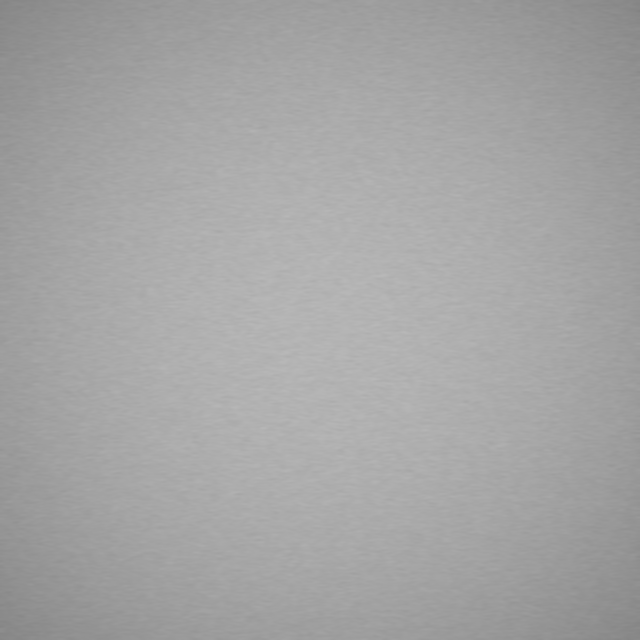
#> input picture data/samples/sample_01_clean.png, 640 x 640 px; its folder holds only this picture in this run
$ python -i classical_engine.py   (imports and definitions only)   (older library calls are emulated)
#> lines starting #> are read from the running program, lines starting #| are printed output that depends on the picture
"""
Classical Morphological and Gradient-Based Defect Detection Engine.
Extracts edge contours, morphological gradients, and candidate defect regions.
"""

from dataclasses import dataclass
from typing import List, Tuple, Optional
import cv2
import numpy as np

from vision_inspect.config import ClassicalDetectionConfig


@dataclass
class ClassicalDetectionResult:
    """Output container for classical detection stage."""
    binary_mask: np.ndarray
    gradient_magnitude: np.ndarray
    adaptive_mask: np.ndarray
    candidate_contours: List[np.ndarray]
    candidate_boxes: List[Tuple[int, int, int, int]]  # (x, y, w, h)


class MorphologicalEngine:
    """
    Detects high-frequency anomalies, cracks, scratches, and pitting using
    differential operators, adaptive binarization, and mathematical morphology.
    """

    def __init__(self, config: Optional[ClassicalDetectionConfig] = None):
        self.config = config or ClassicalDetectionConfig()

    # [99 lines left out: functions compute_gradient, adaptive_threshold, morphological_refinement, detect, not called in this run]

>>> import cv2
>>> picture = cv2.imread('../data/samples/sample_01_clean.png')
#> picture is the input picture: shape (640, 640, 3); min 130, max 184, mean 164.5
>>> result = MorphologicalEngine().detect(picture)
#> in compute_gradient, `grad_x = cv2.Sobel(image, cv2.CV_32F, 1, 0, ksize=ksize)`:
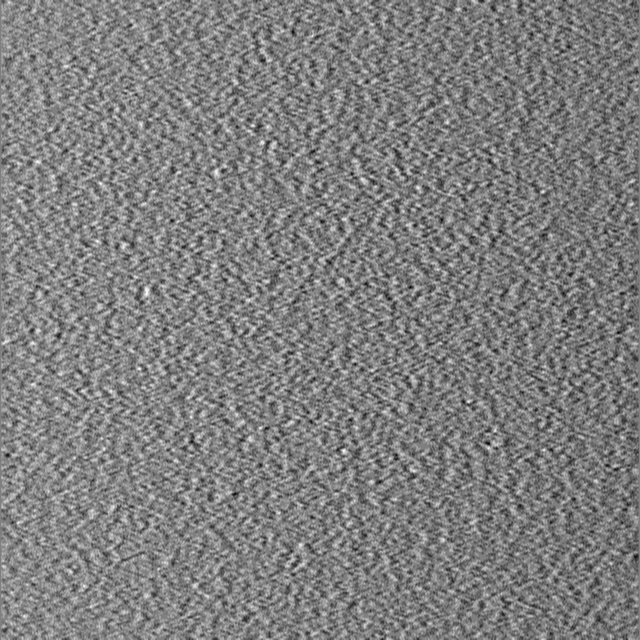
#> grad_x: shape (640, 640, 3) float32; min -13, max 13, mean -0.00358; drawn with min black and max white
#> in compute_gradient, `grad_y = cv2.Sobel(image, cv2.CV_32F, 0, 1, ksize=ksize)`:
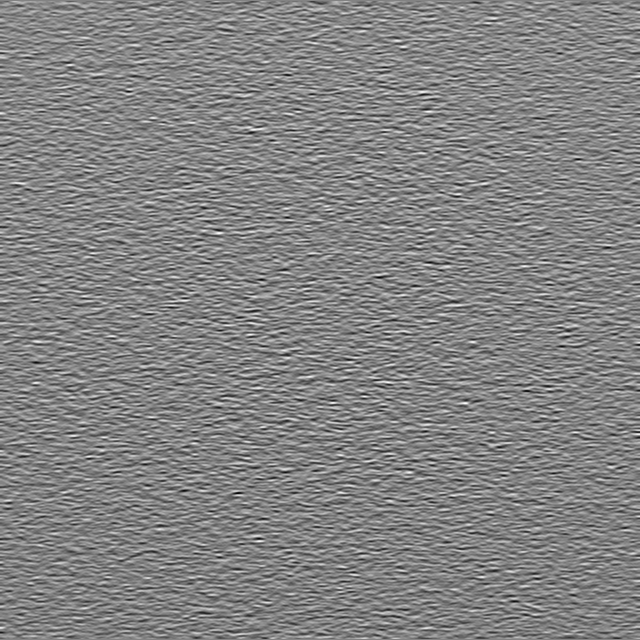
#> grad_y: shape (640, 640, 3) float32; min -34, max 32, mean 0; drawn with min black and max white
#> in compute_gradient, `magnitude = cv2.magnitude(grad_x, grad_y)`:
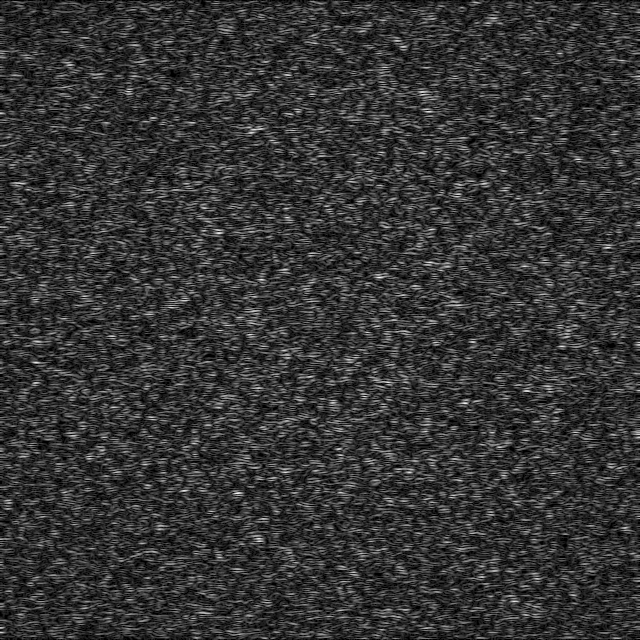
#> magnitude: shape (640, 640, 3) float32; mean B, G, R 6.9, 6.9, 6.9; drawn with min black and max white
#> in detect, `_, grad_binary = cv2.threshold( gradient_map, self.config.gradient_thr..`:
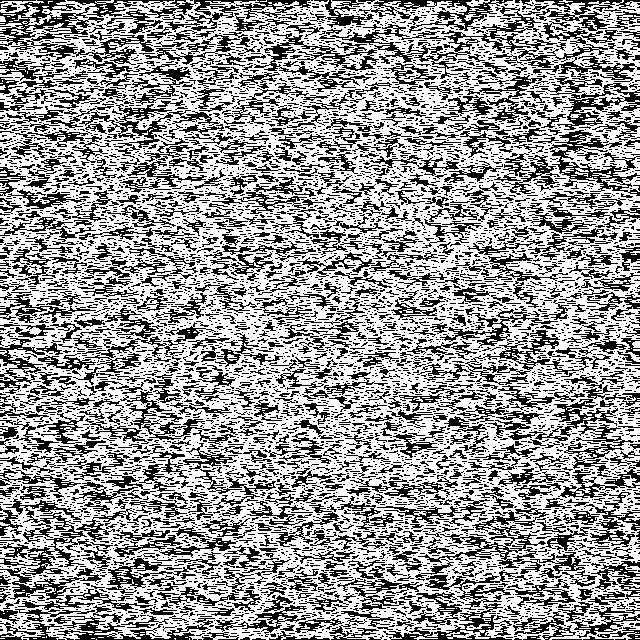
#> grad_binary: shape (640, 640, 3); 60.6% white; black in thin lines or dots
#> (the run stopped early here; a loop or call above may not have finished)
